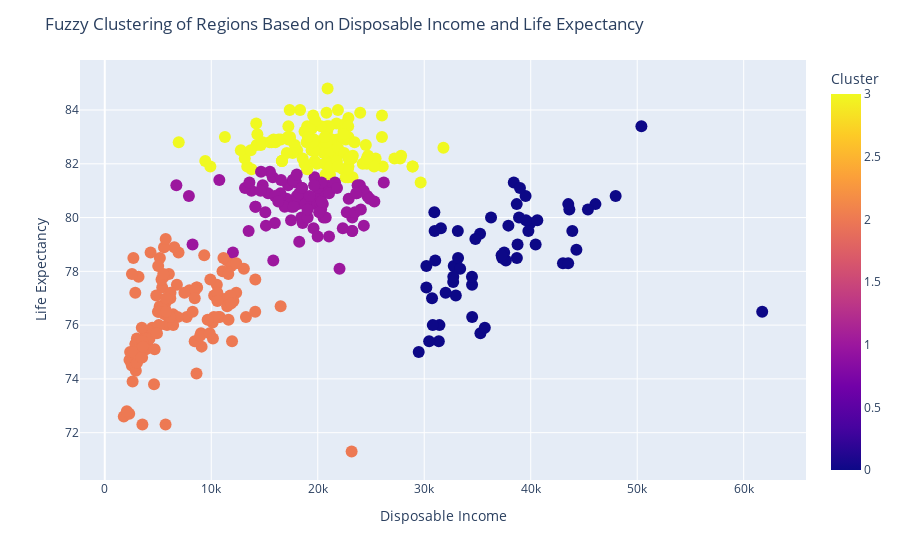

The cell this chart's notebook holds for it:
### Code cell
# Create a DataFrame for plotting that includes the regions, the actual values for disposable income and life expectancy, and cluster assignment
plot_df = pivot_data.copy()
plot_df['Cluster'] = labels

# We need to get the actual values for disposable income and life expectancy from the pivoted data
plot_df['Disposable income per capita'] = pivot_data['Disposable income per capita']
plot_df['Life expectancy at birth'] = pivot_data['Life expectancy at birth']

# Create a list of strings with the information you want to display on hover
hover_data = []
for index, row in plot_df.iterrows():
    hover_text = f"Region: {row['Regions']}<br>Disposable Income: {row['Disposable income per capita']}<br>Life Expectancy: {row['Life expectancy at birth']}<br>Cluster: {row['Cluster']}"
    hover_data.append(hover_text)

# Create the scatter plot using Plotly
fig = px.scatter(plot_df, x='Disposable income per capita', y='Life expectancy at birth',
                 color='Cluster', hover_data=[plot_df['Country']]plot_df['Regions'], plot_df['Disposable income per capita'], plot_df['Life expectancy at birth']],
                 labels={'Disposable income per capita':'Disposable Income', 'Life expectancy at birth':'Life Expectancy', 'color':'Cluster'})

# Customize the layout
fig.update_layout(
    title="Fuzzy Clustering of Regions Based on Disposable Income and Life Expectancy",
    xaxis_title="Disposable Income",
    yaxis_title="Life Expectancy",
    legend_title="Cluster"
)

# Customize the hover information
fig.update_traces(marker=dict(size=12),
                  hovertemplate='%{hovertext}',
                  hovertext=hover_data)

# Show the plot
fig.show()

### Figure 1 — Plotly figure (JSON) as saved in the notebook; plotly's stock layout.template omitted (floating-point values rounded to 4 significant figures; data arrays with more than 128 entries replaced by an {"elided": "..."} marker saying what was removed)
{"data": [{"customdata": {"elided": "390x1 str values"}, "hovertemplate": "%{hovertext}", "hovertext": {"elided": "390 str values"}, "legendgroup": "", "marker": {"color": {"elided": "390 int values"}, "coloraxis": "coloraxis", "size": 12, "symbol": "circle"}, "mode": "markers", "name": "", "orientation": "v", "showlegend": false, "type": "scatter", "x": {"elided": "390 int values"}, "xaxis": "x", "y": {"elided": "390 float values"}, "yaxis": "y"}], "layout": {"coloraxis": {"colorbar": {"title": {"text": "Cluster"}}, "colorscale": [[0, "#0d0887"], [0.1111, "#46039f"], [0.2222, "#7201a8"], [0.3333, "#9c179e"], [0.4444, "#bd3786"], [0.5556, "#d8576b"], [0.6667, "#ed7953"], [0.7778, "#fb9f3a"], [0.8889, "#fdca26"], [1, "#f0f921"]]}, "legend": {"title": {"text": "Cluster"}, "tracegroupgap": 0}, "margin": {"t": 60}, "title": {"text": "Fuzzy Clustering of Regions Based on Disposable Income and Life Expectancy"}, "xaxis": {"anchor": "y", "domain": [0, 1], "title": {"text": "Disposable Income"}}, "yaxis": {"anchor": "x", "domain": [0, 1], "title": {"text": "Life Expectancy"}}}}
